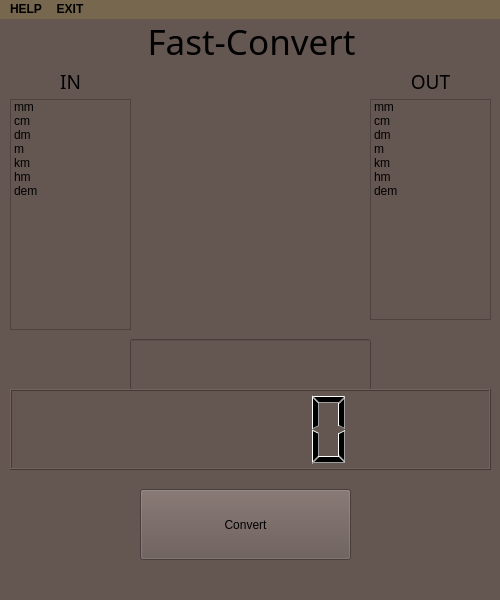
<?xml version="1.0" encoding="UTF-8"?>
<ui version="4.0">
 <class>MainWindow</class>
 <widget class="QMainWindow" name="MainWindow">
  <property name="geometry">
   <rect>
    <x>0</x>
    <y>0</y>
    <width>500</width>
    <height>600</height>
   </rect>
  </property>
  <property name="minimumSize">
   <size>
    <width>500</width>
    <height>600</height>
   </size>
  </property>
  <property name="maximumSize">
   <size>
    <width>500</width>
    <height>600</height>
   </size>
  </property>
  <property name="windowTitle">
   <string>Fast-Convert</string>
  </property>
  <property name="styleSheet">
   <string notr="true">background-color: rgb(100, 86, 81);</string>
  </property>
  <widget class="QWidget" name="centralwidget">
   <widget class="QLabel" name="title">
    <property name="geometry">
     <rect>
      <x>-4</x>
      <y>2</y>
      <width>511</width>
      <height>41</height>
     </rect>
    </property>
    <property name="font">
     <font>
      <family>Bebas Neue</family>
      <pointsize>26</pointsize>
     </font>
    </property>
    <property name="text">
     <string>Fast-Convert</string>
    </property>
    <property name="alignment">
     <set>Qt::AlignCenter</set>
    </property>
   </widget>
   <widget class="QLineEdit" name="input_line">
    <property name="geometry">
     <rect>
      <x>130</x>
      <y>320</y>
      <width>241</width>
      <height>51</height>
     </rect>
    </property>
    <property name="text">
     <string comment="Please insert your number"/>
    </property>
    <property name="maxLength">
     <number>30</number>
    </property>
   </widget>
   <widget class="QPushButton" name="convert_button">
    <property name="geometry">
     <rect>
      <x>140</x>
      <y>470</y>
      <width>211</width>
      <height>71</height>
     </rect>
    </property>
    <property name="text">
     <string>Convert</string>
    </property>
   </widget>
   <widget class="QListWidget" name="in_convert_list">
    <property name="geometry">
     <rect>
      <x>10</x>
      <y>80</y>
      <width>121</width>
      <height>231</height>
     </rect>
    </property>
    <item>
     <property name="text">
      <string>mm</string>
     </property>
    </item>
    <item>
     <property name="text">
      <string>cm</string>
     </property>
    </item>
    <item>
     <property name="text">
      <string>dm</string>
     </property>
    </item>
    <item>
     <property name="text">
      <string>m</string>
     </property>
    </item>
    <item>
     <property name="text">
      <string>km</string>
     </property>
    </item>
    <item>
     <property name="text">
      <string>hm</string>
     </property>
    </item>
    <item>
     <property name="text">
      <string>dem</string>
     </property>
    </item>
   </widget>
   <widget class="QListWidget" name="out_convert_list">
    <property name="geometry">
     <rect>
      <x>370</x>
      <y>80</y>
      <width>121</width>
      <height>221</height>
     </rect>
    </property>
    <item>
     <property name="text">
      <string>mm</string>
     </property>
    </item>
    <item>
     <property name="text">
      <string>cm</string>
     </property>
    </item>
    <item>
     <property name="text">
      <string>dm</string>
     </property>
    </item>
    <item>
     <property name="text">
      <string>m</string>
     </property>
    </item>
    <item>
     <property name="text">
      <string>km</string>
     </property>
    </item>
    <item>
     <property name="text">
      <string>hm</string>
     </property>
    </item>
    <item>
     <property name="text">
      <string>dem</string>
     </property>
    </item>
   </widget>
   <widget class="QLCDNumber" name="display">
    <property name="geometry">
     <rect>
      <x>10</x>
      <y>370</y>
      <width>481</width>
      <height>81</height>
     </rect>
    </property>
   </widget>
   <widget class="QLabel" name="label_2">
    <property name="geometry">
     <rect>
      <x>10</x>
      <y>52</y>
      <width>121</width>
      <height>21</height>
     </rect>
    </property>
    <property name="font">
     <font>
      <family>Bebas Neue</family>
      <pointsize>14</pointsize>
     </font>
    </property>
    <property name="text">
     <string>IN</string>
    </property>
    <property name="alignment">
     <set>Qt::AlignCenter</set>
    </property>
   </widget>
   <widget class="QLabel" name="label_3">
    <property name="geometry">
     <rect>
      <x>370</x>
      <y>52</y>
      <width>121</width>
      <height>21</height>
     </rect>
    </property>
    <property name="font">
     <font>
      <family>Bebas Neue</family>
      <pointsize>14</pointsize>
     </font>
    </property>
    <property name="text">
     <string>OUT</string>
    </property>
    <property name="alignment">
     <set>Qt::AlignCenter</set>
    </property>
   </widget>
  </widget>
  <widget class="QMenuBar" name="menubar">
   <property name="geometry">
    <rect>
     <x>0</x>
     <y>0</y>
     <width>500</width>
     <height>21</height>
    </rect>
   </property>
   <property name="font">
    <font>
     <weight>75</weight>
     <bold>true</bold>
    </font>
   </property>
   <property name="styleSheet">
    <string notr="true">background-color: rgb(118, 103, 78);</string>
   </property>
   <widget class="QMenu" name="menuHELP">
    <property name="font">
     <font>
      <pointsize>10</pointsize>
      <weight>75</weight>
      <bold>true</bold>
     </font>
    </property>
    <property name="title">
     <string>HELP</string>
    </property>
   </widget>
   <widget class="QMenu" name="menuEXIT">
    <property name="title">
     <string>EXIT</string>
    </property>
   </widget>
   <addaction name="menuHELP"/>
   <addaction name="menuEXIT"/>
  </widget>
  <widget class="QStatusBar" name="statusbar"/>
 </widget>
 <resources/>
 <connections/>
</ui>
